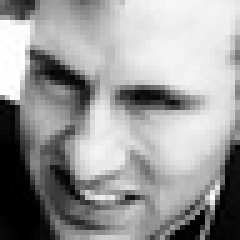
#> input picture images/train/angry/11606.jpg, 48 x 48 px, found by its file name (shown 5 times larger); its folder holds only this picture in this run
$ python 'Face Emotion Recognition using machine learning.py'   (older library calls are emulated)
#> lines starting #> are read from the running program, lines starting #| are printed output that depends on the picture
#!/usr/bin/env python
# coding: utf-8

# In[ ]:


from sklearn.preprocessing import LabelEncoder
from sklearn.preprocessing import MinMaxScaler
import numpy as np
import mahotas
import cv2
import os
import h5py
import glob
import matplotlib.pyplot as plt
from sklearn.model_selection import train_test_split, cross_val_score
from sklearn.ensemble import RandomForestClassifier


# In[2]:


# make a fix file size
fixed_size  = tuple((500,500))

#train path
train_path = "C:/Users/dvgna/Desktop/RFER/images/train"

# no of trees for Random Forests
num_tree = 100

# bins for histograms
bins = 8

# train_test_split size
test_size = 0.10

# seed for reproducing same result
seed = 9


# In[3]:


def fd_hu_moments(image):
    image = cv2.cvtColor(image, cv2.COLOR_BGR2GRAY)
    feature = cv2.HuMoments(cv2.moments(image)).flatten()
    return feature


# In[4]:


# feature-descriptor -2 Haralick Texture

def fd_haralick(image):
    # conver the image to grayscale
    gray = cv2.cvtColor(image,cv2.COLOR_BGR2GRAY)
    # Ccompute the haralick texture fetature ve tor
    haralic = mahotas.features.haralick(gray).mean(axis=0)
    return haralic


# In[ ]:


# feature-description -3 Color Histogram

def fd_histogram(image, mask=None):
    # conver the image to HSV colors-space
    image = cv2.cvtColor(image, cv2.COLOR_BGR2HSV)
    #COPUTE THE COLOR HISTPGRAM
    hist  = cv2.calcHist([image],[0,1,2],None,[bins,bins,bins], [0, 256, 0, 256, 0, 256])
    # normalize the histogram
    cv2.normalize(hist,hist)
    # return the histog....
    return hist.flatten()


# In[6]:


# get the training data labels
train_labels = os.listdir(train_path)

# sort the training labesl
train_labels.sort()
print(train_labels)

# empty list to hold feature vectors and labels
global_features = []
labels = []

i, j = 0, 0
k = 0

# num of images per class
images_per_class = 80


# In[7]:


# ittirate the folder to get the image label name

get_ipython().run_line_magic('time', '')
# lop over the training data sub folder

for training_name in train_labels:
    # join the training data path and each species training folder
    dir = os.path.join(train_path, training_name)

    # get the current training label
    current_label = training_name

    k = 1
    # loop over the images in each sub-folder

    for file in os.listdir(dir):

        file = dir + "/" + os.fsdecode(file)

        # read the image and resize it to a fixed-size
        image = cv2.imread(file)
#> image is the input picture: shape (48, 48, 3); min 0, max 255, mean 154

        if image is not None:
            image = cv2.resize(image,fixed_size)
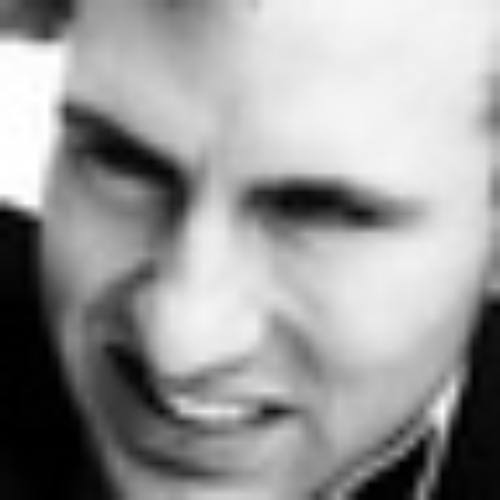
#> image: shape (500, 500, 3); min 0, max 255, mean 153.9
            fv_hu_moments = fd_hu_moments(image)
#> in fd_hu_moments, `feature = cv2.HuMoments(cv2.moments(image)).flatten()`: feature = [0.000935, 1.7e-09, 1.06e-10, 6.56e-12, -9.62e-23, -2.36e-16, 1.43e-22]
#> fv_hu_moments has the same summary as feature in fd_hu_moments
#> (the run stopped early here; a loop or call above may not have finished)

$ run again, on images/train/disgust/10018.jpg
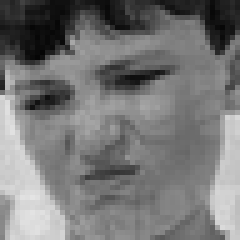
#> input picture images/train/disgust/10018.jpg, 48 x 48 px, found by its file name (shown 5 times larger)
#> image is the input picture: shape (48, 48, 3); min 5, max 228, mean 119
#> `image = cv2.resize(image,fixed_size)`:
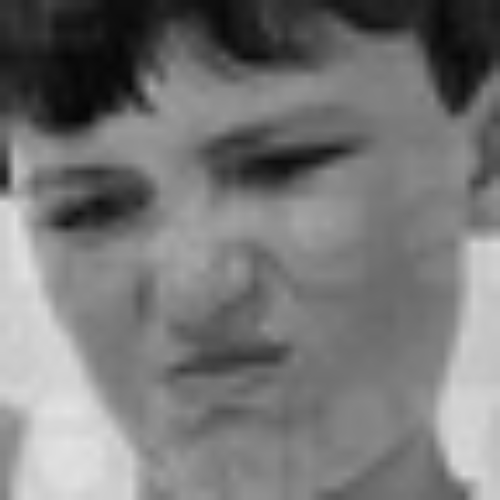
#> image: shape (500, 500, 3); min 5, max 228, mean 118.9
#> feature = [0.00135, 3.93e-08, 7.17e-11, 3.08e-12, -1.01e-23, 1.33e-16, -4.45e-23]
#> fv_hu_moments has the same summary as feature in fd_hu_moments

$ run again, on images/train/angry/12304.jpg
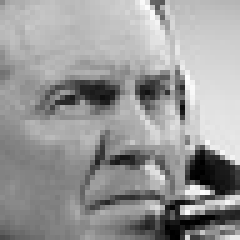
#> input picture images/train/angry/12304.jpg, 48 x 48 px, found by its file name (shown 5 times larger)
#> image is the input picture: shape (48, 48, 3); min 0, max 254, mean 152.9
#> `image = cv2.resize(image,fixed_size)`:
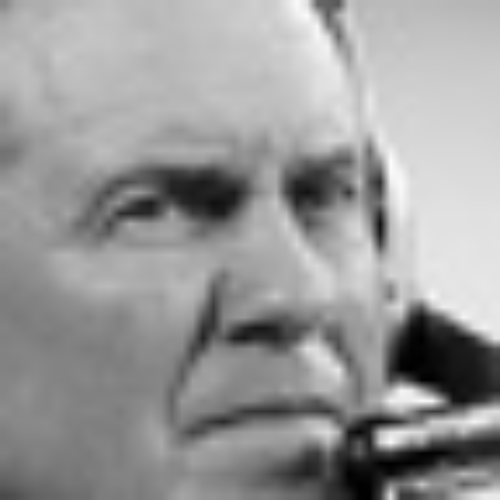
#> image: shape (500, 500, 3); min 0, max 252, mean 152.8
#> feature = [0.00108, 3.97e-09, 1.23e-11, 8.65e-12, 5.97e-23, 2.13e-16, -6.63e-23]
#> fv_hu_moments has the same summary as feature in fd_hu_moments
